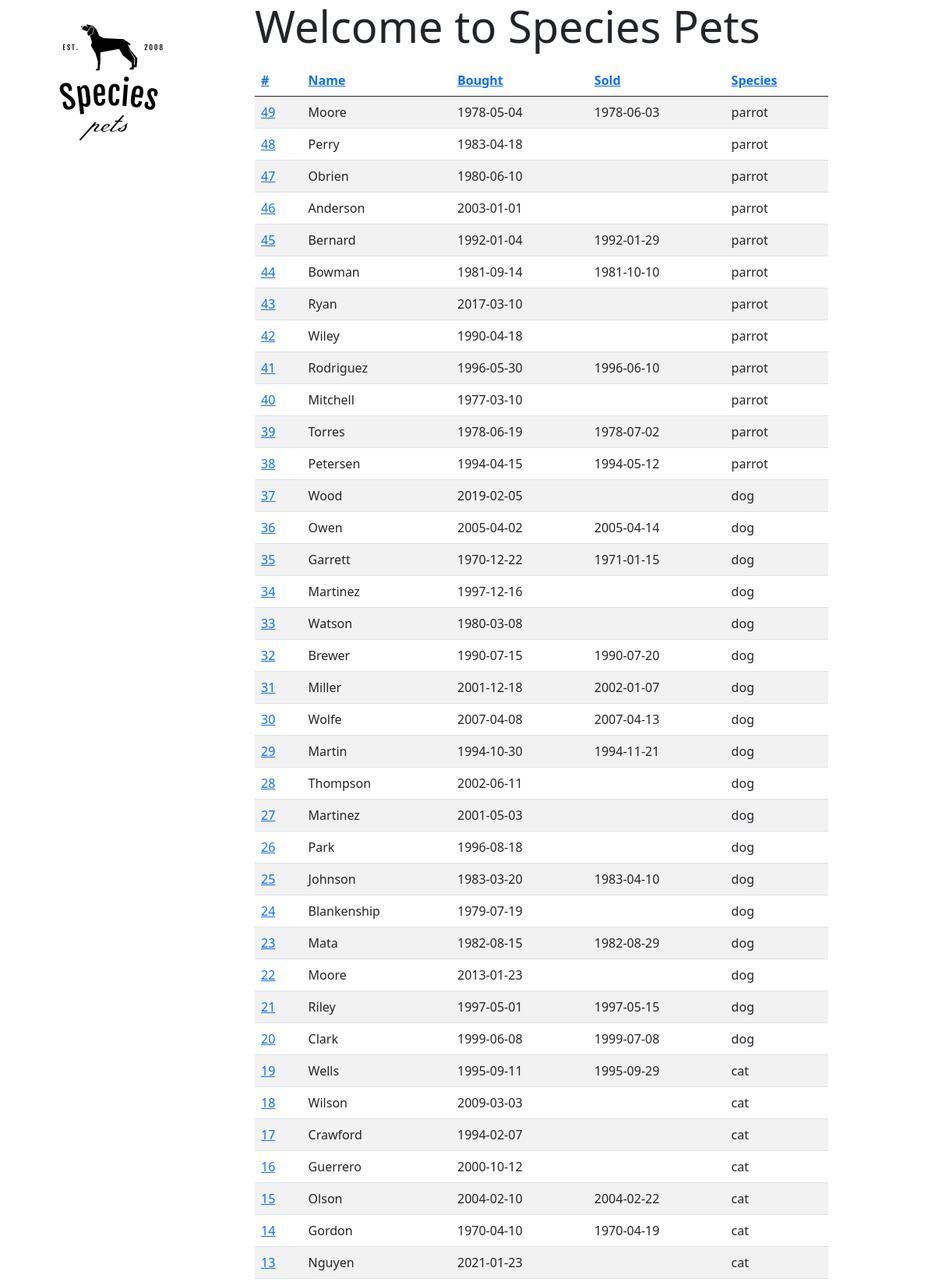
/?order_by=id&order=desc (upper part), run on the app's committed database.
### tables this page shows
CREATE TABLE pet (
       id INTEGER PRIMARY KEY AUTOINCREMENT,
       name TEXT,
       bought DATE,
       sold DATE,
       description TEXT,
       species INTEGER,
       FOREIGN KEY (species) references animal(id) ON DELETE CASCADE
);

CREATE TABLE animal (
       id INTEGER PRIMARY KEY AUTOINCREMENT,
       name TEXT UNIQUE NOT NULL
       );

### petshop/pets.py (the view)
@bp.route("/")
def dashboard():
    conn = db.get_db()
    cursor = conn.cursor()
    oby = request.args.get("order_by", "id")
    order = request.args.get("order", "asc")
    if order == "asc":
        cursor.execute(f"select p.id, p.name, p.bought, p.sold, s.name from pet p, animal s where p.species = s.id order by p.{oby}")
    else:
        cursor.execute(f"select p.id, p.name, p.bought, p.sold, s.name from pet p, animal s where p.species = s.id order by p.{oby} desc")
    pets = cursor.fetchall()
    return render_template('index.html', pets = pets, order="desc" if order=="asc" else "asc")

### petshop/db.py (called while the page is built)
def get_db():
    if 'db' not in g:
        dbname = current_app.config['DATABASE']
        g.db = sqlite3.connect(dbname)
        g.db.execute("PRAGMA foreign_keys = ON;")
    return g.db

### petshop/templates/index.html
{% extends "base.html" %}
{% block body %}
          <h4 class="display-4">Welcome to Species Pets</h4>
          <p>
            <table class="table table-striped">
              <thead class="thead-dark">
              <tr>
                <th scope="col"> <a href="/?order_by=id&order={{order}}">#</a> </th>
                <th scope="col"> <a href="/?order_by=name&order={{order}}">Name</a>  </th>
                <th scope="col"> <a href="/?order_by=bought&order={{order}}">Bought</a>  </th>
                <th scope="col"> <a href="/?order_by=sold&order={{order}}">Sold</a> </th>
                <th scope="col"> <a href="/?order_by=species&order={{order}}">Species</a> </th>
              </tr>
              </thead>
              {% for id, name, bought, sold, species in pets %}
              <tr>
                <td scope="row" class="petid" ><a href="{{url_for('pets.pet_info', pid=id)}}">{{id}}</a></td>
                <td class="petname">{{name}} </td>
                <td class="petbought">{{bought}}</td>
                <td class="petsold">{{sold}}</td>
                <td class="petspecies">{{species}}</td>
              </tr>
              {%endfor%}
            </table>
          </p>
{% endblock %}

### data on the page
pet: id "49", name "Moore", bought "1978-05-04", sold "1978-06-03", name "parrot"
pet: id "48", name "Perry", bought "1983-04-18", name "parrot"
pet: id "47", name "Obrien", bought "1980-06-10", name "parrot"
pet: id "46", name "Anderson", bought "2003-01-01", name "parrot"
pet: id "45", name "Bernard", bought "1992-01-04", sold "1992-01-29", name "parrot"
pet: id "44", name "Bowman", bought "1981-09-14", sold "1981-10-10", name "parrot"
pet: id "43", name "Ryan", bought "2017-03-10", name "parrot"
pet: id "42", name "Wiley", bought "1990-04-18", name "parrot"
pet: id "41", name "Rodriguez", bought "1996-05-30", sold "1996-06-10", name "parrot"
pet: id "40", name "Mitchell", bought "1977-03-10", name "parrot"
pet: id "39", name "Torres", bought "1978-06-19", sold "1978-07-02", name "parrot"
pet: id "38", name "Petersen", bought "1994-04-15", sold "1994-05-12", name "parrot"
pet: id "37", name "Wood", bought "2019-02-05", name "dog"
pet: id "36", name "Owen", bought "2005-04-02", sold "2005-04-14", name "dog"
pet: id "35", name "Garrett", bought "1970-12-22", sold "1971-01-15", name "dog"
pet: id "34", name "Martinez", bought "1997-12-16", name "dog"
pet: id "33", name "Watson", bought "1980-03-08", name "dog"
pet: id "32", name "Brewer", bought "1990-07-15", sold "1990-07-20", name "dog"
pet: id "31", name "Miller", bought "2001-12-18", sold "2002-01-07", name "dog"
pet: id "30", name "Wolfe", bought "2007-04-08", sold "2007-04-13", name "dog"
pet: id "29", name "Martin", bought "1994-10-30", sold "1994-11-21", name "dog"
pet: id "28", name "Thompson", bought "2002-06-11", name "dog"
pet: id "27", name "Martinez", bought "2001-05-03", name "dog"
pet: id "26", name "Park", bought "1996-08-18", name "dog"
pet: id "25", name "Johnson", bought "1983-03-20", sold "1983-04-10", name "dog"
pet: id "24", name "Blankenship", bought "1979-07-19", name "dog"
pet: id "23", name "Mata", bought "1982-08-15", sold "1982-08-29", name "dog"
pet: id "22", name "Moore", bought "2013-01-23", name "dog"
pet: id "21", name "Riley", bought "1997-05-01", sold "1997-05-15", name "dog"
pet: id "20", name "Clark", bought "1999-06-08", sold "1999-07-08", name "dog"
pet: id "19", name "Wells", bought "1995-09-11", sold "1995-09-29", name "cat"
pet: id "18", name "Wilson", bought "2009-03-03", name "cat"
pet: id "17", name "Crawford", bought "1994-02-07", name "cat"
pet: id "16", name "Guerrero", bought "2000-10-12", name "cat"
pet: id "15", name "Olson", bought "2004-02-10", sold "2004-02-22", name "cat"
pet: id "14", name "Gordon", bought "1970-04-10", sold "1970-04-19", name "cat"
pet: id "13", name "Nguyen", bought "2021-01-23", name "cat"
